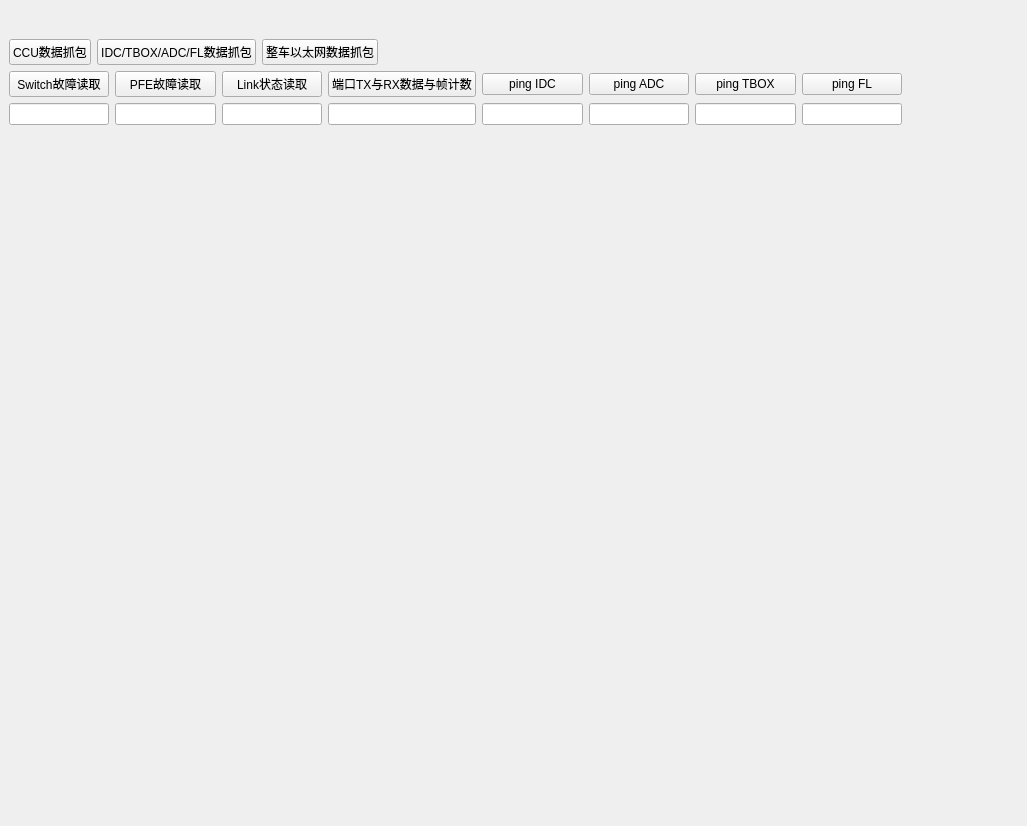
<?xml version="1.0" encoding="UTF-8"?>
<ui version="4.0">
 <class>Form</class>
 <widget class="QWidget" name="Form">
  <property name="geometry">
   <rect>
    <x>0</x>
    <y>0</y>
    <width>1027</width>
    <height>826</height>
   </rect>
  </property>
  <property name="windowTitle">
   <string>Form</string>
  </property>
  <widget class="QWidget" name="verticalLayoutWidget">
   <property name="geometry">
    <rect>
     <x>9</x>
     <y>39</y>
     <width>941</width>
     <height>471</height>
    </rect>
   </property>
   <layout class="QVBoxLayout" name="verticalLayout" stretch="1,1,5">
    <item>
     <layout class="QHBoxLayout" name="horizontalLayout">
      <item>
       <widget class="QPushButton" name="pushButton_ccu_sniff">
        <property name="text">
         <string>CCU数据抓包</string>
        </property>
       </widget>
      </item>
      <item>
       <widget class="QPushButton" name="pushButton_idc_tbox_adc_fl_sniff">
        <property name="text">
         <string>IDC/TBOX/ADC/FL数据抓包</string>
        </property>
       </widget>
      </item>
      <item>
       <widget class="QPushButton" name="pushButton_ethernet_sniff">
        <property name="text">
         <string>整车以太网数据抓包</string>
        </property>
       </widget>
      </item>
      <item>
       <spacer name="horizontalSpacer_3">
        <property name="orientation">
         <enum>Qt::Horizontal</enum>
        </property>
        <property name="sizeHint" stdset="0">
         <size>
          <width>40</width>
          <height>20</height>
         </size>
        </property>
       </spacer>
      </item>
     </layout>
    </item>
    <item>
     <layout class="QHBoxLayout" name="horizontalLayout_3">
      <item>
       <layout class="QGridLayout" name="gridLayout">
        <item row="0" column="1">
         <widget class="QPushButton" name="pushButton_pfe_fault">
          <property name="text">
           <string>PFE故障读取</string>
          </property>
         </widget>
        </item>
        <item row="0" column="4">
         <widget class="QPushButton" name="pushButton_ping_idc">
          <property name="text">
           <string>ping IDC</string>
          </property>
         </widget>
        </item>
        <item row="0" column="0">
         <widget class="QPushButton" name="pushButton_switch_fault">
          <property name="text">
           <string>Switch故障读取</string>
          </property>
         </widget>
        </item>
        <item row="0" column="3">
         <widget class="QPushButton" name="pushButton_port_txrx_count">
          <property name="text">
           <string>端口TX与RX数据与帧计数</string>
          </property>
         </widget>
        </item>
        <item row="0" column="2">
         <widget class="QPushButton" name="pushButton_link_status">
          <property name="text">
           <string>Link状态读取</string>
          </property>
         </widget>
        </item>
        <item row="1" column="0">
         <widget class="QLineEdit" name="lineEdit_switch_fault_2"/>
        </item>
        <item row="0" column="6">
         <widget class="QPushButton" name="pushButton_ping_tbox">
          <property name="text">
           <string>ping TBOX</string>
          </property>
         </widget>
        </item>
        <item row="0" column="5">
         <widget class="QPushButton" name="pushButton_ping_adc">
          <property name="text">
           <string>ping ADC</string>
          </property>
         </widget>
        </item>
        <item row="0" column="7">
         <widget class="QPushButton" name="pushButton_ping_fl">
          <property name="text">
           <string>ping FL</string>
          </property>
         </widget>
        </item>
        <item row="1" column="1">
         <widget class="QLineEdit" name="lineEdit_pfe_fault"/>
        </item>
        <item row="1" column="2">
         <widget class="QLineEdit" name="lineEdit_link_status"/>
        </item>
        <item row="1" column="3">
         <widget class="QLineEdit" name="lineEdit_port_txrx_count"/>
        </item>
        <item row="1" column="4">
         <widget class="QLineEdit" name="lineEdit_ping_idc"/>
        </item>
        <item row="1" column="5">
         <widget class="QLineEdit" name="lineEdit_ping_adc"/>
        </item>
        <item row="1" column="6">
         <widget class="QLineEdit" name="lineEdit_ping_tbox"/>
        </item>
        <item row="1" column="7">
         <widget class="QLineEdit" name="lineEdit_ping_fl"/>
        </item>
       </layout>
      </item>
      <item>
       <spacer name="horizontalSpacer">
        <property name="orientation">
         <enum>Qt::Horizontal</enum>
        </property>
        <property name="sizeHint" stdset="0">
         <size>
          <width>100</width>
          <height>20</height>
         </size>
        </property>
       </spacer>
      </item>
     </layout>
    </item>
    <item>
     <widget class="QWidget" name="widget" native="true"/>
    </item>
   </layout>
  </widget>
 </widget>
 <resources/>
 <connections/>
</ui>
